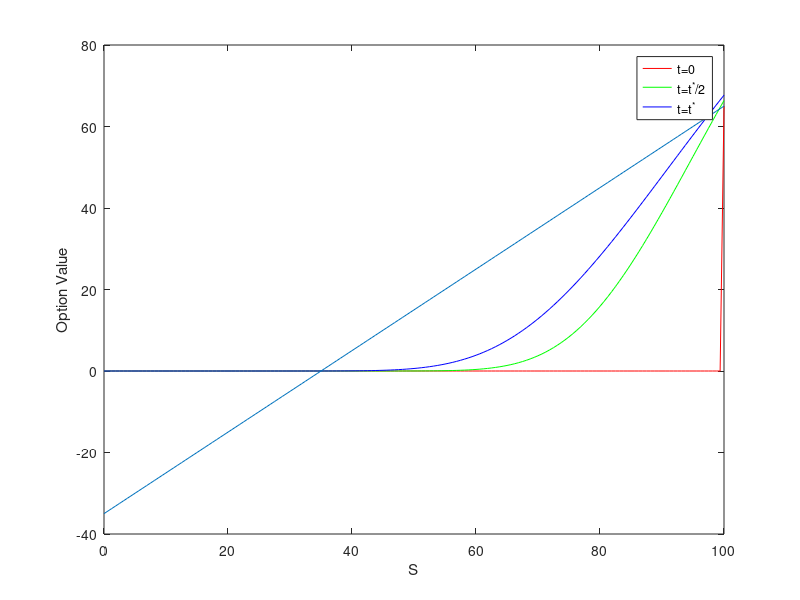
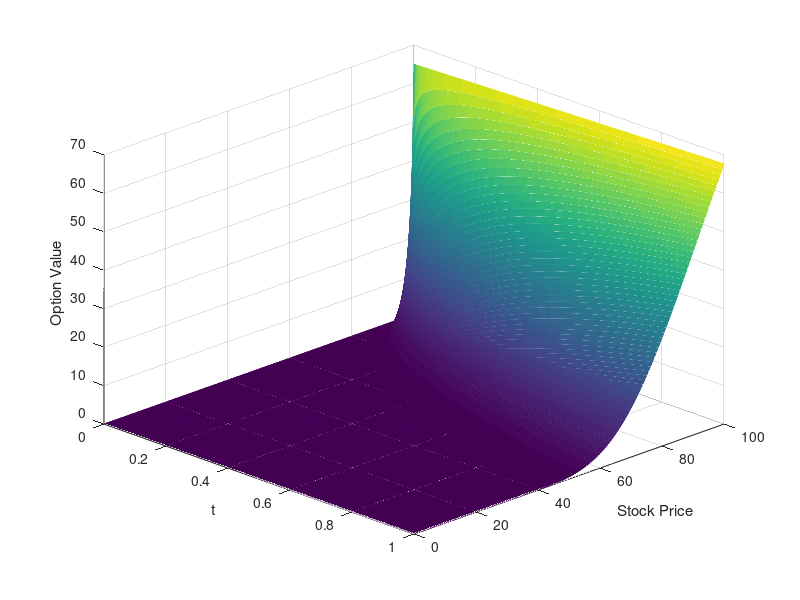

The MATLAB script that drew these images, in order:
clear; close all; clc;

% Parameters
%%%%%%%%%%%%
r=0.08; % interest rate
sigma=0.25; % volatility of underlying asset
Nt=1600; % number of time steps
Ns = 160; % number of asset price steps
Smax = 100; % maximum asset price considered
Smin = 0; % minimum asset price considered
T=1.; % Time until matrutity of the contract (1 year)
K = 35; % strike price
%%%%%%%%%%%%

dt = (T/Nt); % time steps
ds =(Smax-Smin)/Ns; %price step

% initializing the matrix of the option value
f(1:Ns+1,1:Nt+1) = 0.0;


% discretization of asset (S) and t variables
S = Smin+(0:Ns)*ds;
t=(0:Nt)*dt;

% terminal conditions (at expiration) f(S, t=0)
last_S_price = S(end);
f(1, Ns+1,1)=max(last_S_price-K,0);

% Boundary conditions 
f(1, 1:Nt+1)=0;     % f(0,t)=0 % contract worthless if stock price is 0
f(Ns+1,1:Nt+1)=Smax-K*exp(-r*t);    % f(S, t) = S-K*e^(-r*(T-t)) as S -> inf


for j=1:Nt  % loop over time
    for n=2:Ns  % loop over the stock price
        f(n, j+1)=0.5 * dt * (sigma*sigma*n*n-r*n) * f(n-1,j) +(1-dt*(sigma*sigma*n*n+r))*f(n,j)+0.5*dt*(sigma*sigma*n*n+r*n)*f(n+1,j);
    end
end


add_line = S-K;
figure(1)
plot(S, f(:,1), 'r-', S, f(:,round(Nt/2)), 'g-', S, f(:,Nt+1),'b-', S, add_line);
xlabel('S');
ylabel('Option Value');
legend('t=0', 't=t^*/2', 't=t^*');

figure(2)
mesh(t, S, f);
xlabel('t');
ylabel('Stock Price');
zlabel('Option Value');
view(45, 30);
